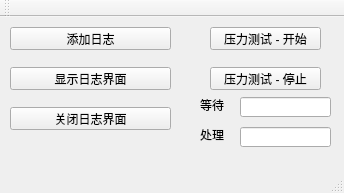
<?xml version="1.0" encoding="UTF-8"?>
<ui version="4.0">
 <class>MainWindow</class>
 <widget class="QMainWindow" name="MainWindow">
  <property name="geometry">
   <rect>
    <x>0</x>
    <y>0</y>
    <width>344</width>
    <height>193</height>
   </rect>
  </property>
  <property name="windowTitle">
   <string>MainWindow</string>
  </property>
  <widget class="QWidget" name="centralWidget">
   <widget class="QPushButton" name="pushButton_AddLog">
    <property name="geometry">
     <rect>
      <x>10</x>
      <y>10</y>
      <width>161</width>
      <height>23</height>
     </rect>
    </property>
    <property name="text">
     <string>添加日志</string>
    </property>
   </widget>
   <widget class="QPushButton" name="pushButton_ShowUI">
    <property name="geometry">
     <rect>
      <x>10</x>
      <y>50</y>
      <width>161</width>
      <height>23</height>
     </rect>
    </property>
    <property name="text">
     <string>显示日志界面</string>
    </property>
   </widget>
   <widget class="QPushButton" name="pushButton_CloseAllUI">
    <property name="geometry">
     <rect>
      <x>10</x>
      <y>90</y>
      <width>161</width>
      <height>23</height>
     </rect>
    </property>
    <property name="text">
     <string>关闭日志界面</string>
    </property>
   </widget>
   <widget class="QPushButton" name="pressureTestStartButton">
    <property name="geometry">
     <rect>
      <x>210</x>
      <y>10</y>
      <width>111</width>
      <height>23</height>
     </rect>
    </property>
    <property name="text">
     <string>压力测试 - 开始</string>
    </property>
   </widget>
   <widget class="QPushButton" name="pressureTestStopButton">
    <property name="geometry">
     <rect>
      <x>210</x>
      <y>50</y>
      <width>111</width>
      <height>23</height>
     </rect>
    </property>
    <property name="text">
     <string>压力测试 - 停止</string>
    </property>
   </widget>
   <widget class="QLineEdit" name="watingLineEdit">
    <property name="geometry">
     <rect>
      <x>240</x>
      <y>80</y>
      <width>91</width>
      <height>20</height>
     </rect>
    </property>
   </widget>
   <widget class="QLabel" name="label">
    <property name="geometry">
     <rect>
      <x>200</x>
      <y>80</y>
      <width>31</width>
      <height>16</height>
     </rect>
    </property>
    <property name="text">
     <string>等待</string>
    </property>
   </widget>
   <widget class="QLineEdit" name="processingLineEdit">
    <property name="geometry">
     <rect>
      <x>240</x>
      <y>110</y>
      <width>91</width>
      <height>20</height>
     </rect>
    </property>
   </widget>
   <widget class="QLabel" name="label_2">
    <property name="geometry">
     <rect>
      <x>200</x>
      <y>110</y>
      <width>31</width>
      <height>16</height>
     </rect>
    </property>
    <property name="text">
     <string>处理</string>
    </property>
   </widget>
  </widget>
  <widget class="QMenuBar" name="menuBar">
   <property name="geometry">
    <rect>
     <x>0</x>
     <y>0</y>
     <width>344</width>
     <height>23</height>
    </rect>
   </property>
  </widget>
  <widget class="QToolBar" name="mainToolBar">
   <attribute name="toolBarArea">
    <enum>TopToolBarArea</enum>
   </attribute>
   <attribute name="toolBarBreak">
    <bool>false</bool>
   </attribute>
  </widget>
  <widget class="QStatusBar" name="statusBar"/>
 </widget>
 <layoutdefault spacing="6" margin="11"/>
 <resources/>
 <connections/>
</ui>
